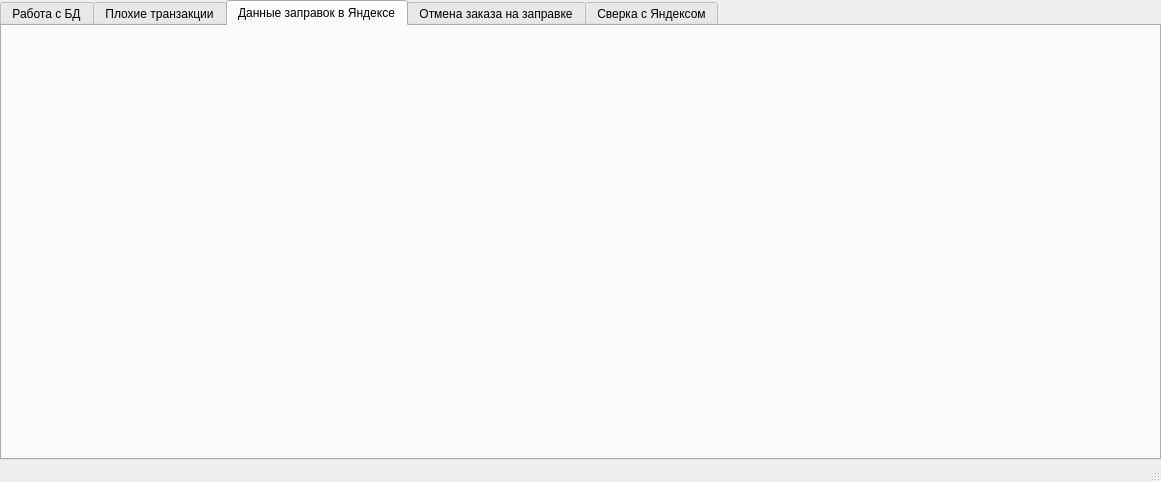
<?xml version="1.0" encoding="UTF-8"?>
<ui version="4.0">
 <class>MainWindow</class>
 <widget class="QMainWindow" name="MainWindow">
  <property name="geometry">
   <rect>
    <x>0</x>
    <y>0</y>
    <width>1161</width>
    <height>482</height>
   </rect>
  </property>
  <property name="windowTitle">
   <string>MainWindow</string>
  </property>
  <widget class="QWidget" name="centralwidget">
   <layout class="QVBoxLayout" name="verticalLayout">
    <property name="leftMargin">
     <number>0</number>
    </property>
    <property name="topMargin">
     <number>0</number>
    </property>
    <property name="rightMargin">
     <number>0</number>
    </property>
    <property name="bottomMargin">
     <number>0</number>
    </property>
    <item>
     <widget class="QTabWidget" name="tabWidget">
      <property name="currentIndex">
       <number>2</number>
      </property>
      <widget class="QWidget" name="tab_3">
       <attribute name="title">
        <string>Работа с БД</string>
       </attribute>
      </widget>
      <widget class="QWidget" name="tabBadTransactions">
       <attribute name="title">
        <string>Плохие транзакции</string>
       </attribute>
       <layout class="QVBoxLayout" name="verticalLayout_2">
        <item>
         <widget class="FormBadTransactions" name="WidgetBadTransaction" native="true"/>
        </item>
       </layout>
      </widget>
      <widget class="QWidget" name="tab">
       <attribute name="title">
        <string>Данные заправок в Яндексе</string>
       </attribute>
       <layout class="QVBoxLayout" name="verticalLayout_4">
        <item>
         <widget class="FormAddPartnerAgzs" name="WidgetAddPartnerAgzs" native="true"/>
        </item>
       </layout>
      </widget>
      <widget class="QWidget" name="tab_2">
       <attribute name="title">
        <string>Отмена заказа на заправке</string>
       </attribute>
       <layout class="QVBoxLayout" name="verticalLayout_3">
        <item>
         <widget class="FormCancelPartnerTransaction" name="WidgetCancelPartnerTransaction" native="true"/>
        </item>
       </layout>
      </widget>
      <widget class="QWidget" name="tab_5">
       <attribute name="title">
        <string>Сверка с Яндексом</string>
       </attribute>
      </widget>
     </widget>
    </item>
   </layout>
  </widget>
  <widget class="QMenuBar" name="menubar">
   <property name="geometry">
    <rect>
     <x>0</x>
     <y>0</y>
     <width>1161</width>
     <height>20</height>
    </rect>
   </property>
  </widget>
  <widget class="QStatusBar" name="statusbar"/>
 </widget>
 <customwidgets>
  <customwidget>
   <class>FormBadTransactions</class>
   <extends>QWidget</extends>
   <header>formbadtransactions.h</header>
   <container>1</container>
  </customwidget>
  <customwidget>
   <class>FormCancelPartnerTransaction</class>
   <extends>QWidget</extends>
   <header>formcancelpartnertransaction.h</header>
   <container>1</container>
  </customwidget>
  <customwidget>
   <class>FormAddPartnerAgzs</class>
   <extends>QWidget</extends>
   <header>formaddpartneragzs.h</header>
   <container>1</container>
  </customwidget>
 </customwidgets>
 <resources/>
 <connections/>
</ui>
